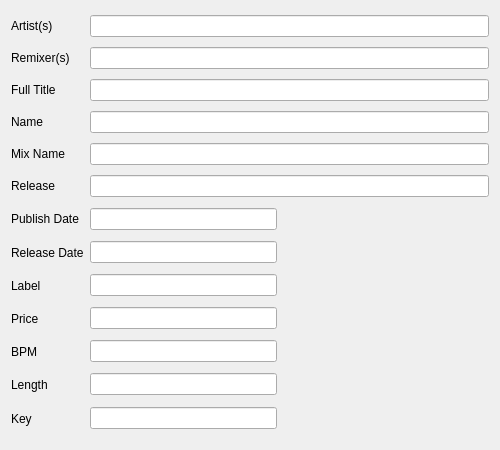
<?xml version="1.0" encoding="UTF-8"?>
<ui version="4.0">
 <class>TrackInfosView</class>
 <widget class="QWidget" name="TrackInfosView">
  <property name="geometry">
   <rect>
    <x>0</x>
    <y>0</y>
    <width>500</width>
    <height>450</height>
   </rect>
  </property>
  <property name="windowTitle">
   <string>Form</string>
  </property>
  <layout class="QGridLayout" name="gridLayout">
   <item row="4" column="2" colspan="3">
    <widget class="QLineEdit" name="d_name"/>
   </item>
   <item row="10" column="2">
    <widget class="QLineEdit" name="d_publishdate"/>
   </item>
   <item row="5" column="2" colspan="3">
    <widget class="QLineEdit" name="d_mixname"/>
   </item>
   <item row="10" column="0">
    <widget class="QLabel" name="label_3">
     <property name="text">
      <string>Publish Date</string>
     </property>
    </widget>
   </item>
   <item row="5" column="0">
    <widget class="QLabel" name="label_4">
     <property name="text">
      <string>Mix Name</string>
     </property>
    </widget>
   </item>
   <item row="4" column="0">
    <widget class="QLabel" name="label_5">
     <property name="text">
      <string>Name</string>
     </property>
    </widget>
   </item>
   <item row="8" column="0">
    <widget class="QLabel" name="label_6">
     <property name="text">
      <string>Release</string>
     </property>
    </widget>
   </item>
   <item row="8" column="2" colspan="3">
    <widget class="QLineEdit" name="d_release"/>
   </item>
   <item row="1" column="0">
    <widget class="QLabel" name="label_7">
     <property name="text">
      <string>Artist(s)</string>
     </property>
    </widget>
   </item>
   <item row="2" column="0">
    <widget class="QLabel" name="label_11">
     <property name="text">
      <string>Remixer(s)</string>
     </property>
    </widget>
   </item>
   <item row="3" column="0">
    <widget class="QLabel" name="label_13">
     <property name="text">
      <string>Full Title</string>
     </property>
    </widget>
   </item>
   <item row="1" column="2" colspan="3">
    <widget class="QLineEdit" name="d_artists"/>
   </item>
   <item row="2" column="2" colspan="3">
    <widget class="QLineEdit" name="d_remixers"/>
   </item>
   <item row="3" column="2" colspan="3">
    <widget class="QLineEdit" name="d_title"/>
   </item>
   <item row="10" column="3" rowspan="7">
    <widget class="QLabel" name="imageArea">
     <property name="sizePolicy">
      <sizepolicy hsizetype="Preferred" vsizetype="Preferred">
       <horstretch>0</horstretch>
       <verstretch>0</verstretch>
      </sizepolicy>
     </property>
     <property name="minimumSize">
      <size>
       <width>200</width>
       <height>200</height>
      </size>
     </property>
     <property name="maximumSize">
      <size>
       <width>210</width>
       <height>210</height>
      </size>
     </property>
     <property name="text">
      <string/>
     </property>
    </widget>
   </item>
   <item row="11" column="2">
    <widget class="QLineEdit" name="d_releaseDate"/>
   </item>
   <item row="12" column="2">
    <widget class="QLineEdit" name="d_label"/>
   </item>
   <item row="13" column="2">
    <widget class="QLineEdit" name="d_price"/>
   </item>
   <item row="14" column="2">
    <widget class="QLineEdit" name="d_bpm"/>
   </item>
   <item row="11" column="0">
    <widget class="QLabel" name="label_10">
     <property name="text">
      <string>Release Date</string>
     </property>
    </widget>
   </item>
   <item row="12" column="0">
    <widget class="QLabel" name="label_9">
     <property name="text">
      <string>Label</string>
     </property>
    </widget>
   </item>
   <item row="13" column="0">
    <widget class="QLabel" name="label">
     <property name="text">
      <string>Price</string>
     </property>
    </widget>
   </item>
   <item row="14" column="0">
    <widget class="QLabel" name="label_12">
     <property name="text">
      <string>BPM</string>
     </property>
    </widget>
   </item>
   <item row="15" column="2">
    <widget class="QLineEdit" name="d_length"/>
   </item>
   <item row="15" column="0">
    <widget class="QLabel" name="label_2">
     <property name="text">
      <string>Length</string>
     </property>
    </widget>
   </item>
   <item row="16" column="2">
    <widget class="QLineEdit" name="d_key"/>
   </item>
   <item row="16" column="0">
    <widget class="QLabel" name="label_8">
     <property name="text">
      <string>Key</string>
     </property>
    </widget>
   </item>
  </layout>
 </widget>
 <resources/>
 <connections/>
 <designerdata>
  <property name="gridDeltaX">
   <number>10</number>
  </property>
  <property name="gridDeltaY">
   <number>10</number>
  </property>
  <property name="gridSnapX">
   <bool>true</bool>
  </property>
  <property name="gridSnapY">
   <bool>true</bool>
  </property>
  <property name="gridVisible">
   <bool>true</bool>
  </property>
 </designerdata>
</ui>
